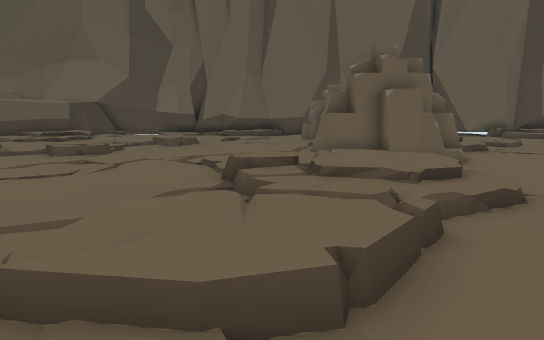
view 1 (above)

24 first-person views from a walk through a scene from a Unity 3-D project. The camera is 1.5 m above the floor, tilts 8° down and sees 70° across. The floor is counted in squares, 1 m on a side. Each view is taken from the middle of a square. On the plan, view 1 faces up. The plan holds only what a view shows up to about 17 squares ahead; the rest is blank. The place goes on beyond the plan. The player is left out.

view 2
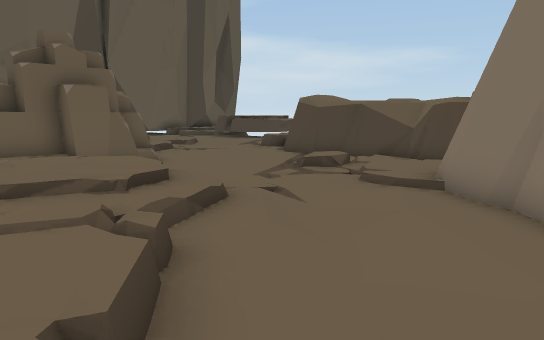

view 3
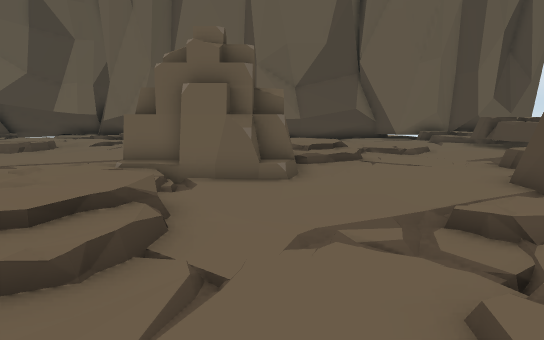

view 4
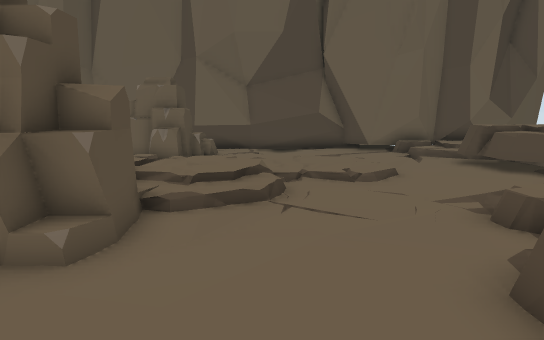

view 5
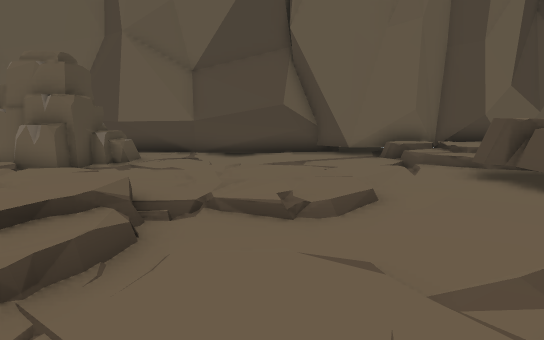

view 6
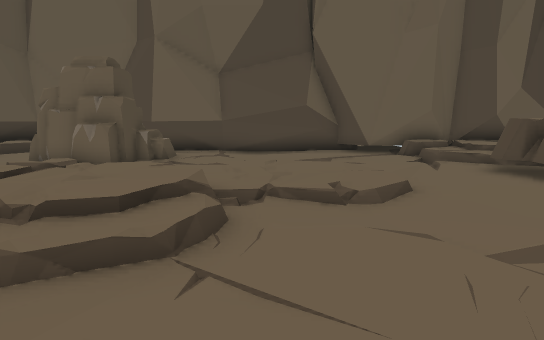

view 7
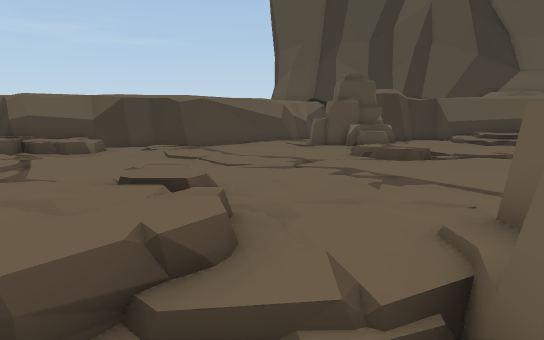

view 8
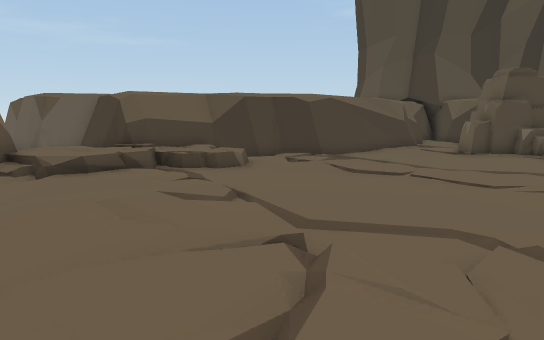

view 9
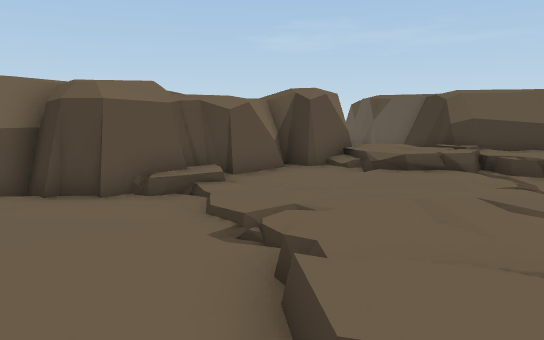

view 10
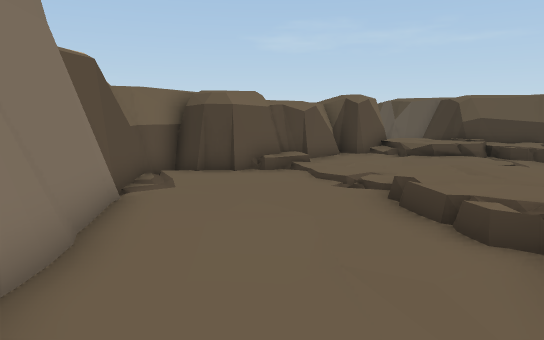

view 11
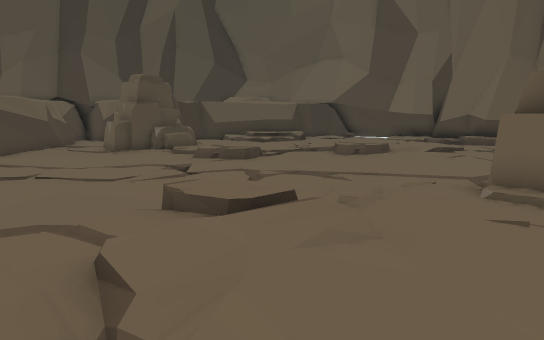

view 12
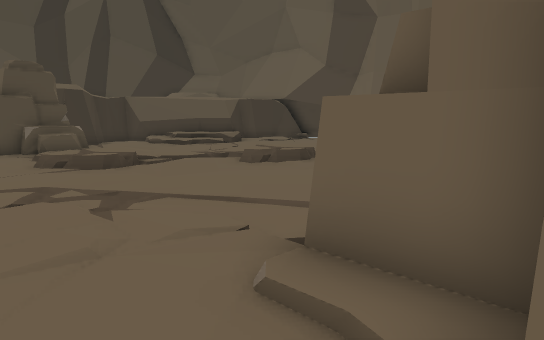

view 13
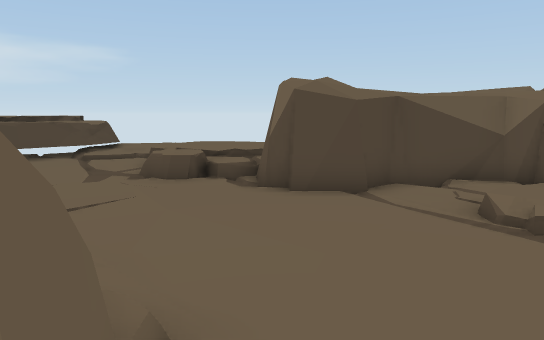

view 14
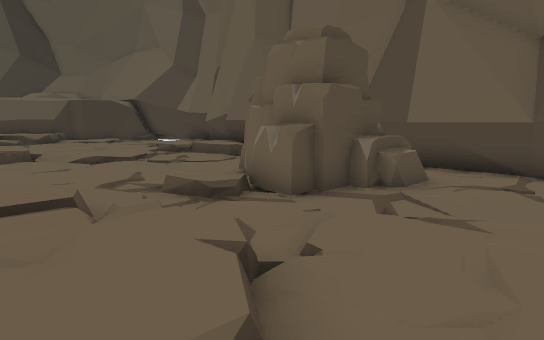

view 15
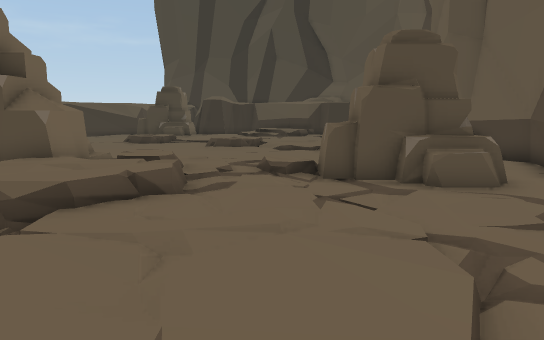

view 16
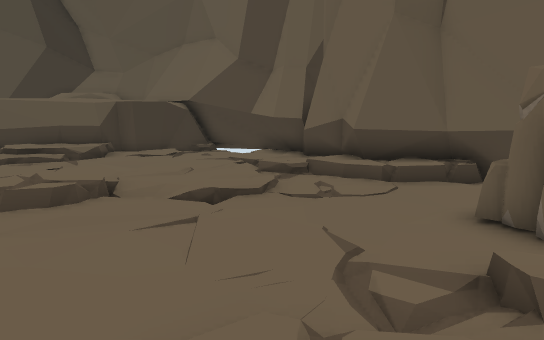

view 17
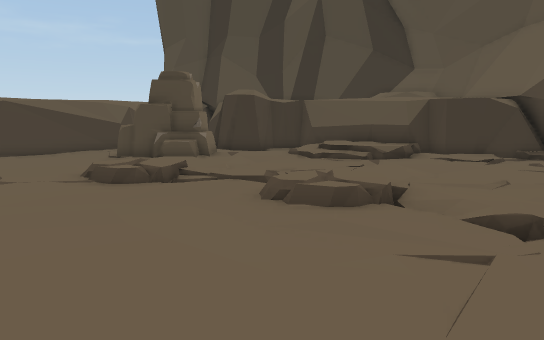

view 18
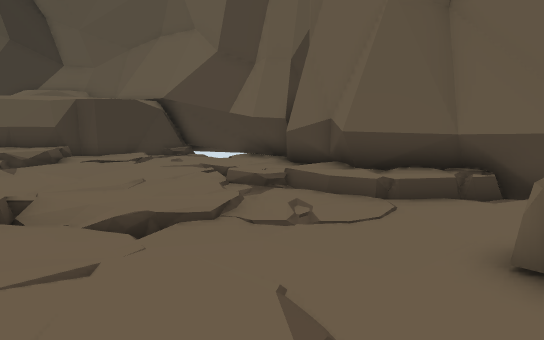

view 19
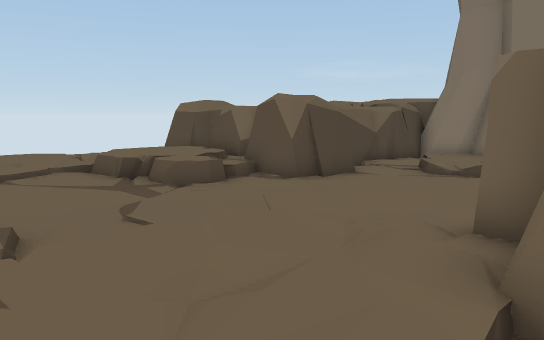

view 20
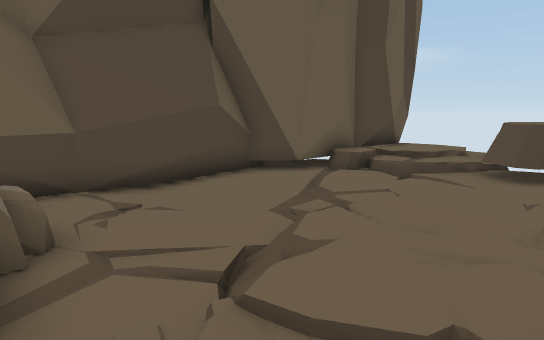

view 21
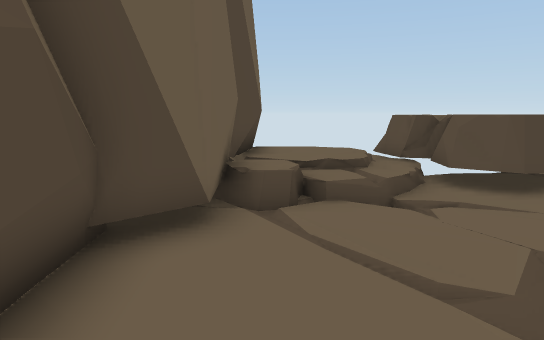

view 22
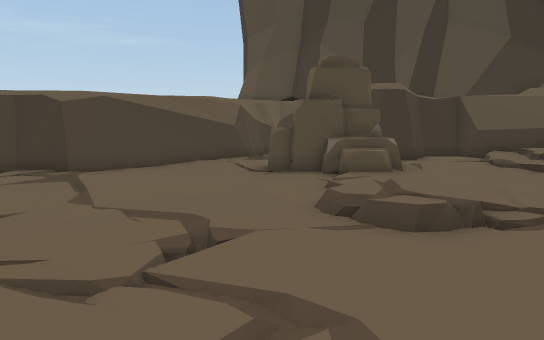

view 23
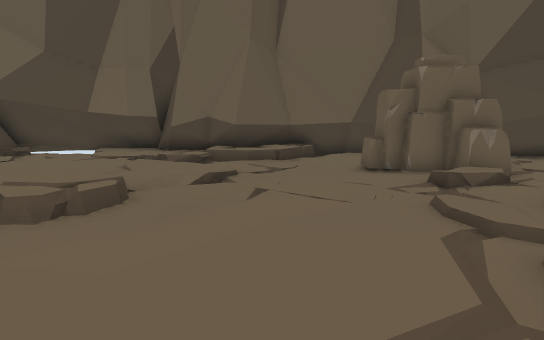

view 24
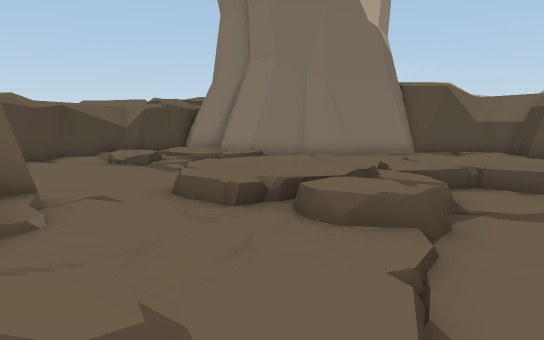

### Floor plan
Key: @ floor where view 1 was taken; # wall or solid block; . main floor; : floor 0.25 m higher than the main floor; - floor 0.25 m lower than the main floor; + floor 0.5 m higher than the main floor; / step, stairs or slope; = window, fence, low wall or low ledge; ^ raised ledge; R rock; O other object.
Columns run from 18 left of view 1 to 21 right of it. Each row starts with its distance up from view 1.
 30              #    #####
 29        ############R..###########
 28        #       ### .. ..........####RR##
 27       #  .::-    +...  O.........RRRR#R
 26      ## ::::://   ..OOOOO.........:
 25      #= ::.::/:  ...OOOOO........-:
 24     ## R::..:   //...OOO.././/.....::RR=
 23    ##   :::.:   /..../OO.//  ::.../RRRR
 22   ##    :.:..: /...../ /./     /..RRRR
 21  ##=   ::::.:+/....../         /...RR
 20  #=. //.::::/:+......: /       ....RRRR
 19  ##  :::..:///......::     ..:......RRR
 18   #  :::...:......... /    ........:
 17   #  O.::.:.........: OOO  :........
 16     OOO/:/::........OOORO :.......//
 15      OO///+/........OOOOOO.....//.
 14     OOO...//......//OOO#O......R
 13 # ...O.........///  OOOOO......
 12 ###.........-.../    :/.......###==#===
 11  ##............./     /.......####^^###
 10   ##............./    R.......##    ^
  9    ##............/    +....//.=#
  8     ##............     ....: //#^
  7     ##../........./   /.....  /^^
  6      #../........./  //....   ##
  5      ##.........//  /.....   ###
  4      ##..:....:.   //.....##
  3      ##   /.::::  +......####
  2      ##=  /.::.:::/......#
  1       ##   +::..://.....##
  0       ##=   :::..:@....##
 -1       ##=   :...:.....##
 -2      ##=  =#####==#../##
 -3      #        ######.##
 -4     ##            ####
 -5     ##
 -6     #

Where each view was taken, in squares from view 1:
view 1: 0 up, 0 right, facing up
view 2: 1 up, 0 right, facing up-right
view 3: 3 up, 6 right, facing up
view 4: 8 up, 9 right, facing up
view 5: 13 up, 11 right, facing up
view 6: 12 up, 10 right, facing up
view 7: 11 up, 6 right, facing left
view 8: 5 up, 3 right, facing left
view 9: 5 up, 3 right, facing down-left
view 10: 6 up, 7 right, facing down-left
view 11: 6 up, 4 right, facing up-left
view 12: 11 up, 4 right, facing up-left
view 13: 12 up, 4 right, facing right
view 14: 18 up, 10 right, facing up-left
view 15: 22 up, 14 right, facing left
view 16: 18 up, 4 right, facing up-left
view 17: 19 up, 3 right, facing left
view 18: 20 up, 3 right, facing up-left
view 19: 20 up, 5 right, facing down-right
view 20: 20 up, 5 right, facing up-right
view 21: 27 up, 9 right, facing right
view 22: 13 up, 1 left, facing left
view 23: 13 up, 1 left, facing up
view 24: 14 up, 3 left, facing down-right
